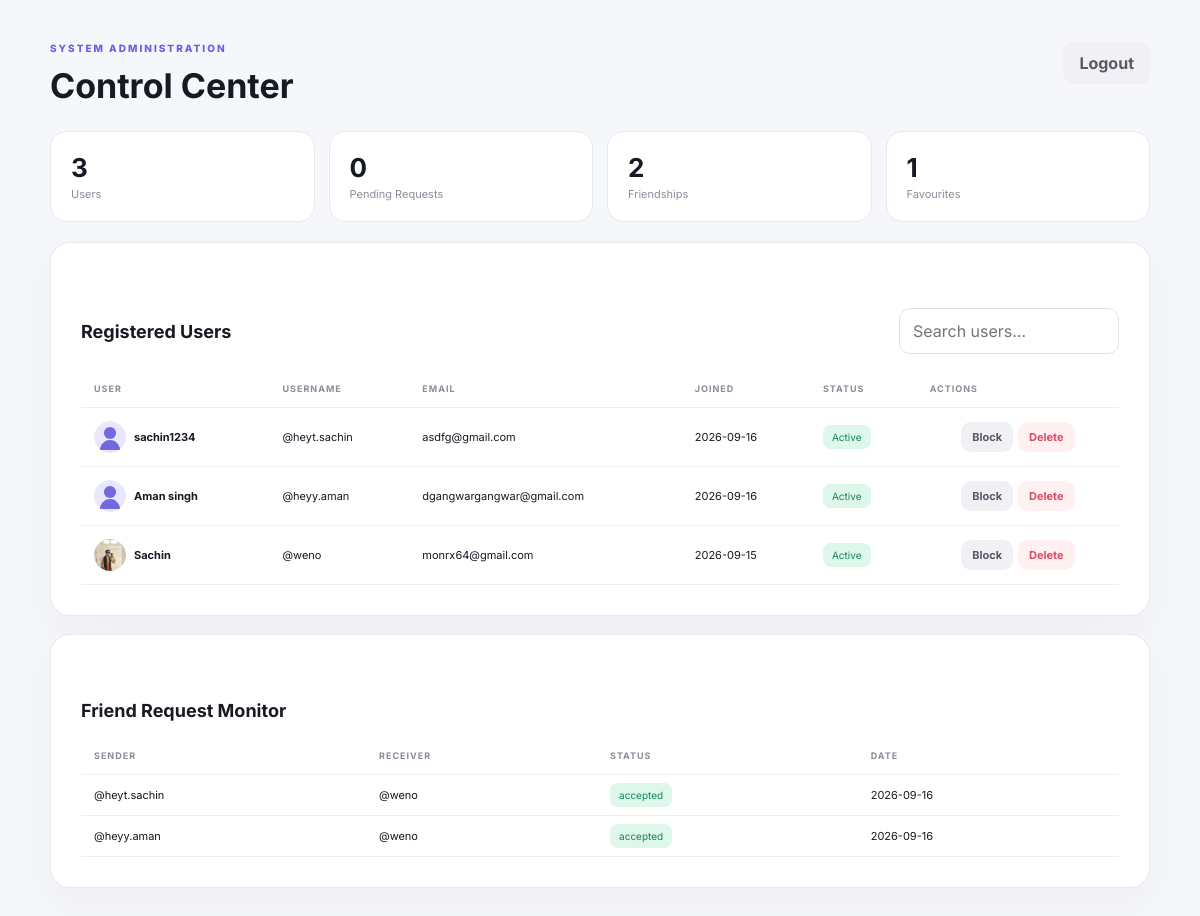
The app's page /admin/dashboard (signed in) with its own data.
### tables this page shows
CREATE TABLE users (
    id INTEGER PRIMARY KEY AUTOINCREMENT,
    name TEXT NOT NULL,
    username TEXT NOT NULL COLLATE NOCASE UNIQUE,
    email TEXT NOT NULL COLLATE NOCASE UNIQUE,
    password_hash TEXT NOT NULL,
    bio TEXT DEFAULT '',
    profile_picture TEXT NOT NULL DEFAULT 'default-avatar.svg',
    is_blocked INTEGER NOT NULL DEFAULT 0,
    created_at TEXT NOT NULL DEFAULT CURRENT_TIMESTAMP
);

CREATE TABLE friend_requests (
    id INTEGER PRIMARY KEY AUTOINCREMENT,
    sender_id INTEGER NOT NULL,
    receiver_id INTEGER NOT NULL,
    status TEXT NOT NULL DEFAULT 'pending'
        CHECK(status IN ('pending','accepted','rejected')),
    created_at TEXT NOT NULL DEFAULT CURRENT_TIMESTAMP,
    FOREIGN KEY(sender_id) REFERENCES users(id) ON DELETE CASCADE,
    FOREIGN KEY(receiver_id) REFERENCES users(id) ON DELETE CASCADE
);

### app.py (the view)
@app.route("/admin/dashboard")
@admin_required
def admin_dashboard():
    con = get_db()
    users = con.execute("SELECT * FROM users ORDER BY id DESC").fetchall()
    stats = {
        "users": con.execute("SELECT COUNT(*) FROM users").fetchone()[0],
        "pending": con.execute("SELECT COUNT(*) FROM friend_requests WHERE status='pending'").fetchone()[0],
        "friendships": con.execute("SELECT COUNT(*) FROM friendships").fetchone()[0] // 2,
        "favourites": con.execute("SELECT COUNT(*) FROM favourites").fetchone()[0],
    }
    requests = con.execute(
        """SELECT fr.*,s.username sender,r.username receiver
           FROM friend_requests fr
           JOIN users s ON s.id=fr.sender_id
           JOIN users r ON r.id=fr.receiver_id
           ORDER BY fr.id DESC LIMIT 100"""
    ).fetchall()
    con.close()
    return render_template("admin_dashboard.html", users=users, stats=stats, requests=requests)

### app.py (called while the page is built, shortened)
def get_db():
    con = sqlite3.connect(DB_PATH)
    con.row_factory = sqlite3.Row
    con.execute("PRAGMA foreign_keys = ON")
    return con

def admin_required(view):
    @wraps(view)
    def wrapped(*args, **kwargs):
        if "admin_id" not in session:
            flash("Admin login required.", "error")
            return redirect(url_for("admin_login"))
        return view(*args, **kwargs)
    return wrapped

@app.context_processor
def common_context():
    pending = 0
    return {"pending_count": pending, "logged_in": "user_id" in session}

### templates/admin_dashboard.html
{% extends "base.html" %}{% block title %}Admin Dashboard{% endblock %}
{% block content %}<div class="admin-wrap"><header class="admin-head"><div><p class="eyebrow">SYSTEM ADMINISTRATION</p><h1>Control Center</h1></div><a class="btn ghost" href="{{ url_for('admin_logout') }}">Logout</a></header>
<div class="admin-stats"><div><b>{{ stats.users }}</b><span>Users</span></div><div><b>{{ stats.pending }}</b><span>Pending Requests</span></div><div><b>{{ stats.friendships }}</b><span>Friendships</span></div><div><b>{{ stats.favourites }}</b><span>Favourites</span></div></div>
<section class="card admin-panel"><div class="section-title"><h2>Registered Users</h2><input id="adminSearch" class="small-input" placeholder="Search users…"></div><div class="table-scroll"><table id="usersTable"><thead><tr><th>User</th><th>Username</th><th>Email</th><th>Joined</th><th>Status</th><th>Actions</th></tr></thead><tbody>{% for u in users %}<tr><td><div class="table-user"><img src="{{ url_for('static',filename='uploads/'+u['profile_picture']) }}"><b>{{ u['name'] }}</b></div></td><td>@{{ u['username'] }}</td><td>{{ u['email'] }}</td><td>{{ u['created_at'][:10] }}</td><td>{% if u['is_blocked'] %}<span class="status blocked">Blocked</span>{% else %}<span class="status ok">Active</span>{% endif %}</td><td><div class="actions"><form method="post" action="{{ url_for('admin_block',user_id=u['id']) }}"><button class="btn small ghost">{% if u['is_blocked'] %}Unblock{% else %}Block{% endif %}</button></form><form method="post" action="{{ url_for('admin_delete',user_id=u['id']) }}" onsubmit="return confirm('Permanently delete @{{ u['username'] }}?')"><button class="btn small danger-btn">Delete</button></form></div></td></tr>{% endfor %}</tbody></table></div></section>
<section class="card admin-panel"><div class="section-title"><h2>Friend Request Monitor</h2></div><div class="table-scroll"><table><thead><tr><th>Sender</th><th>Receiver</th><th>Status</th><th>Date</th></tr></thead><tbody>{% for r in requests %}<tr><td>@{{ r['sender'] }}</td><td>@{{ r['receiver'] }}</td><td><span class="status {{ r['status'] }}">{{ r['status'] }}</span></td><td>{{ r['created_at'][:10] }}</td></tr>{% else %}<tr><td colspan="4">No requests yet.</td></tr>{% endfor %}</tbody></table></div></section></div>{% endblock %}

### static/css/style.css (style rules this page uses)
* { box-sizing:border-box }
body { margin:0;background:#f6f7fb;color:#171923;font-family:Inter,Arial,sans-serif }
a { text-decoration:none;color:inherit }
button,input,textarea { font:inherit }
input,textarea { width:100%;padding:12px 13px;border:1px solid #dfe1e8;border-radius:11px;background:#fff;outline:none }
.eyebrow { font-size:10px;letter-spacing:2px;font-weight:800;color:#6c5ce7;margin:0 0 11px }
.card { background:#fff;border:1px solid #e8e9ef;border-radius:20px;padding:30px;box-shadow:0 15px 50px #29243c0a }
.btn { border:0;border-radius:10px;padding:11px 16px;cursor:pointer;font-weight:700;display:inline-block }
.ghost { background:#f0f0f5;color:#555a67 }
.wrap,.admin-wrap { max-width:1150px;margin:auto;padding:42px 25px }
.quick-grid,.admin-stats { display:grid;grid-template-columns:repeat(4,1fr);gap:14px;margin:20px 0 }
.quick,.admin-stats>div { background:#fff;border:1px solid #e8e9ef;border-radius:16px;padding:20px }
.quick b,.admin-stats b { display:block;font-size:26px }
.quick span,.admin-stats span { display:block;font-size:11px;color:#898e99;margin-top:4px }
.section-title { display:flex;align-items:center;justify-content:space-between;margin:35px 0 16px }
.section-title h2 { font-size:18px;margin:0 }
.small { padding:8px 11px;font-size:11px }
.actions { display:flex;justify-content:center;gap:5px;align-items:center }
.status { background:#f0f0f5;color:#777c88;border-radius:8px;padding:6px 9px;font-size:10px }
.status.ok,.status.accepted { background:#ddf7eb;color:#16865e }
.admin-head { display:flex;justify-content:space-between;align-items:start }
.admin-head h1 { margin:0 0 25px;font-size:34px }
.admin-stats { margin-top:0 }
.admin-panel { margin-bottom:18px }
.small-input { width:220px }
table { width:100%;border-collapse:collapse;font-size:11px }
th,td { text-align:left;padding:13px;border-bottom:1px solid #eee }
th { color:#888d99;text-transform:uppercase;font-size:9px;letter-spacing:1px }
.table-scroll { overflow:auto }
.table-user { display:flex;align-items:center;gap:8px }
.table-user img { width:32px;height:32px;border-radius:50%;object-fit:cover }
.danger-btn { background:#fff0f2;color:#d84e61 }

### records on screen
users: profile_picture (placeholder picture), name "sachin1234", username "heyt.sachin", email "asdfg@gmail.com", created_at "2026-09-16", is_blocked "Active"
users: profile_picture (placeholder picture), name "Aman singh", username "heyy.aman", email "dgangwargangwar@gmail.com", created_at "2026-09-16", is_blocked "Active"
users: profile_picture (picture), name "Sachin", username "weno", email "monrx64@gmail.com", created_at "2026-09-15", is_blocked "Active"
friend_requests: sender "heyt.sachin", receiver "weno", status "accepted", created_at "2026-09-16"
friend_requests: sender "heyy.aman", receiver "weno", status "accepted", created_at "2026-09-16"

### other values on screen
{{ stats.users }} "3"
{{ stats.pending }} "0"
{{ stats.friendships }} "2"
{{ stats.favourites }} "1"
